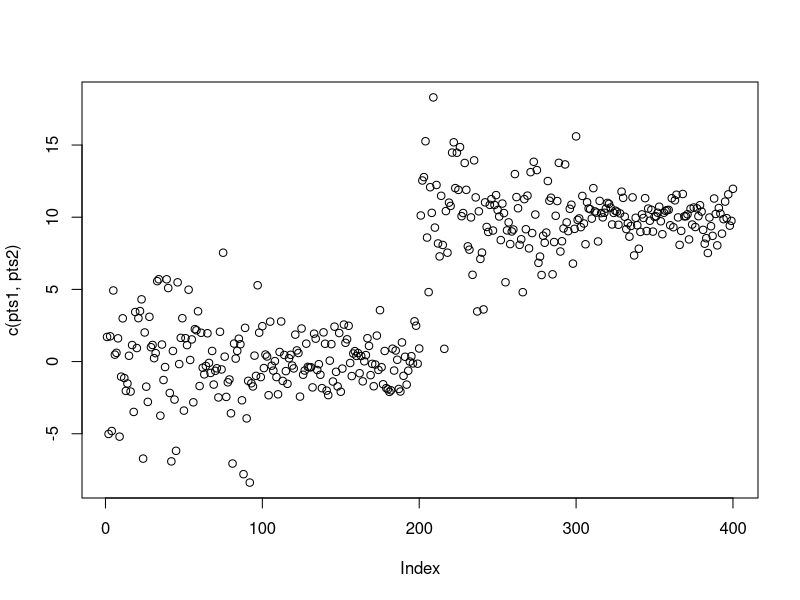
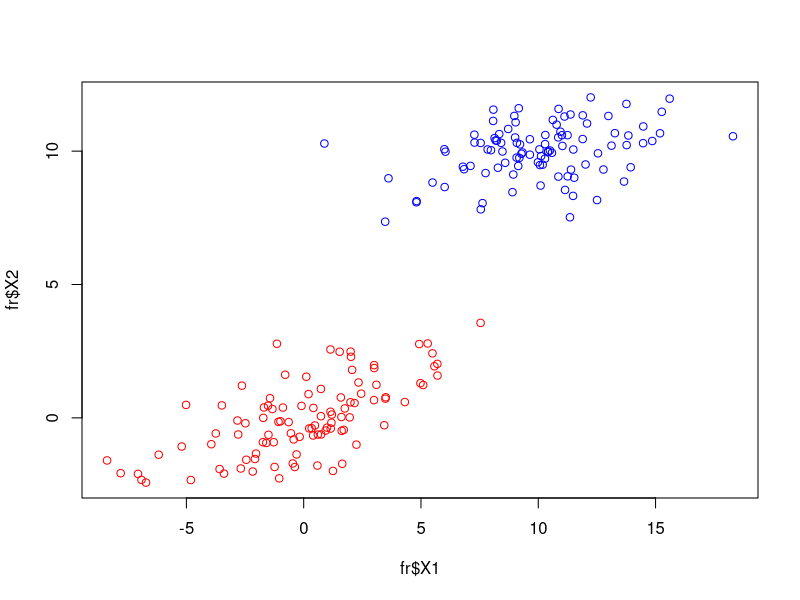

Source code (R) for these figures, in order:
library(MASS)
pts2 <- mvrnorm(n=100, c(10, 10), matrix(c(8, 1, 7, 1), 2, 2), empirical = TRUE)
pts1 <- mvrnorm(n=100, c(0, 0), matrix(c(10, 3, 3, 2), 2, 2), empirical = TRUE)
plot(c(pts1,pts2))
pts1.frame <- data.frame(pts1)
pts1.frame$col <- rep(1,nrow(pts1.frame))
pts2.frame <- data.frame(pts2)
pts2.frame$col <- rep(2,nrow(pts2.frame))
fr <- rbind(pts1.frame, pts2.frame)
plot(fr$X1,fr$X2, col=c("red","blue")[fr$col])
